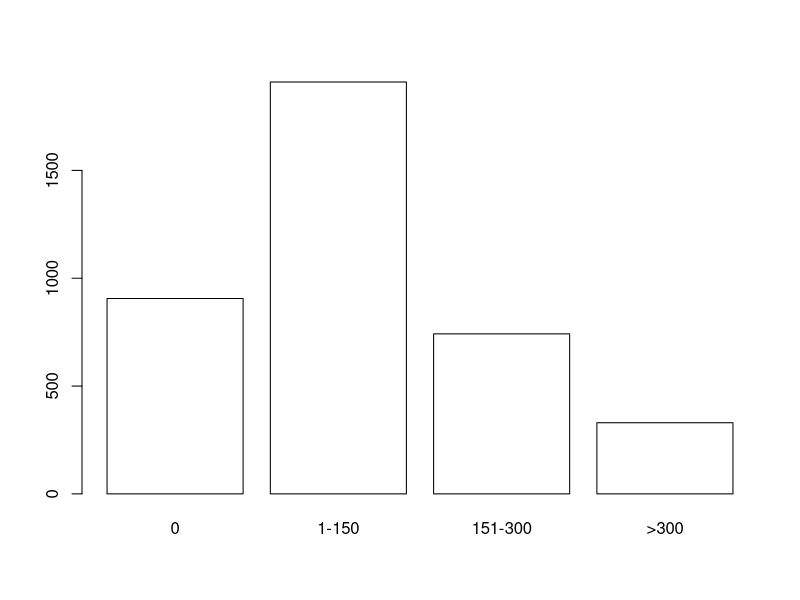
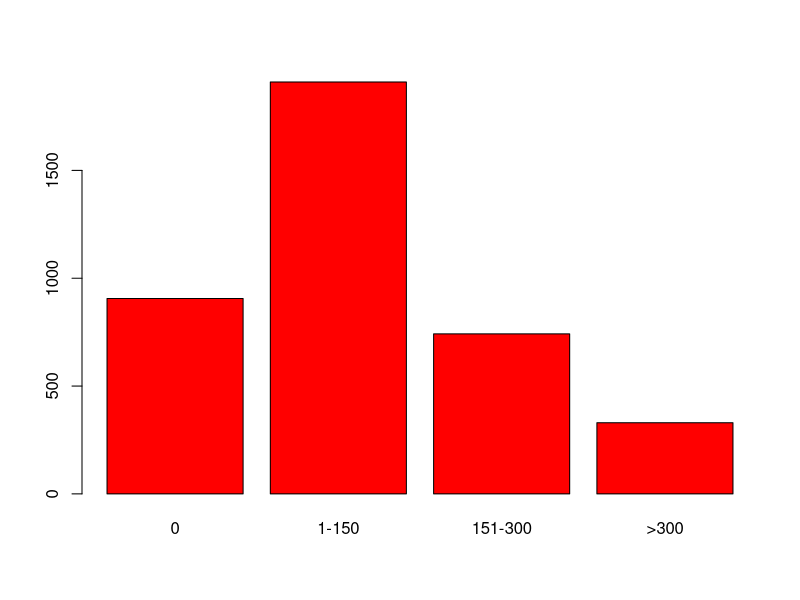
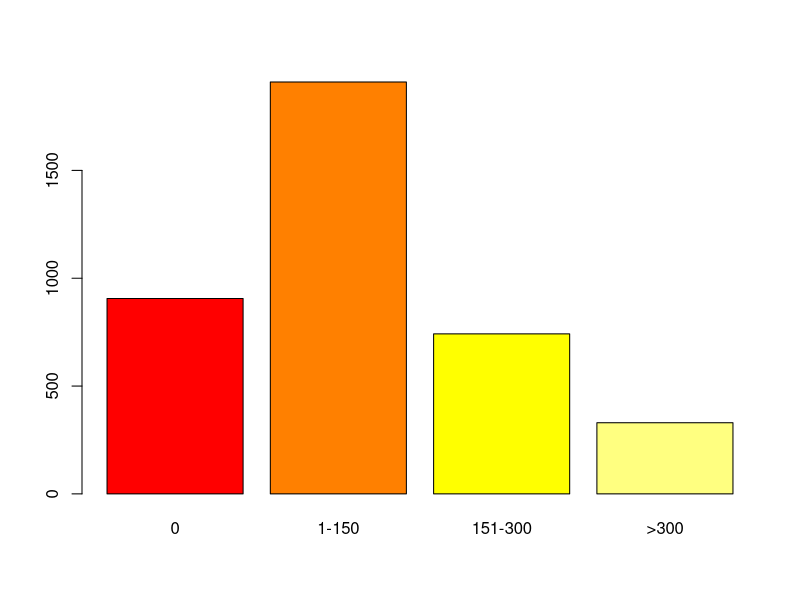
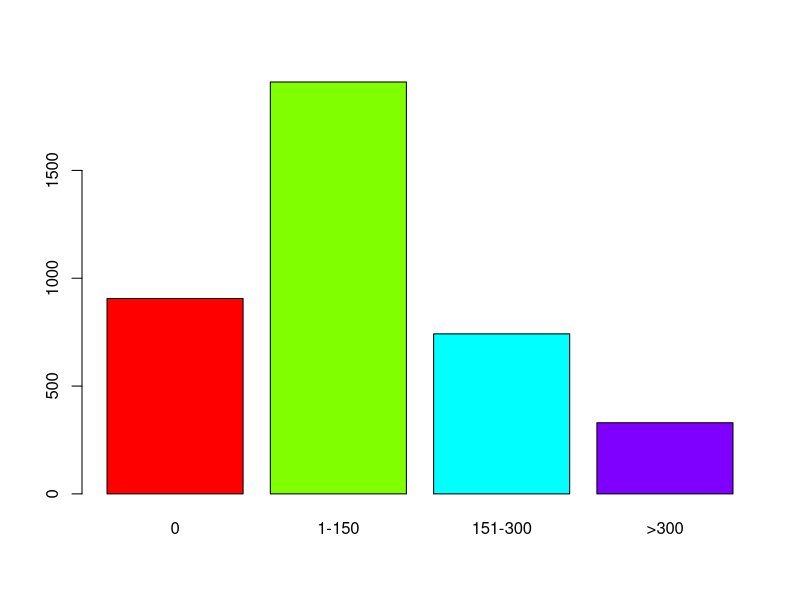
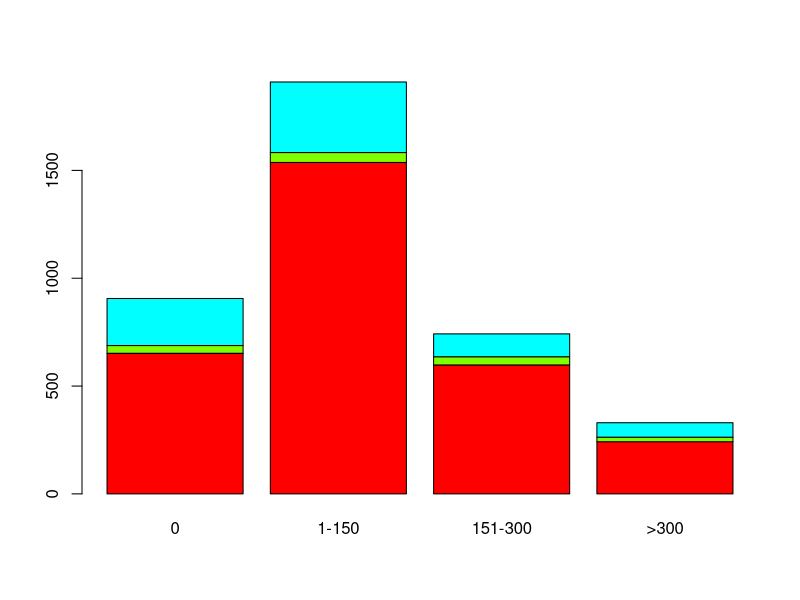
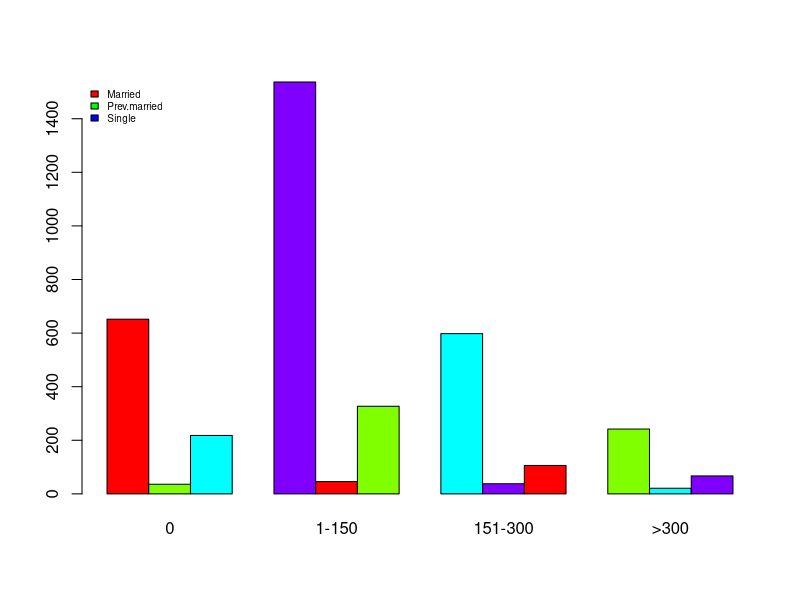
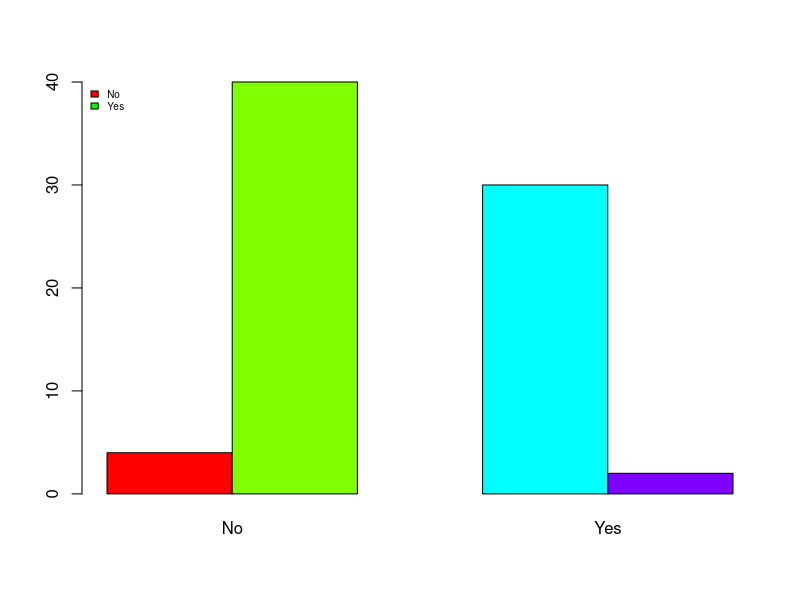
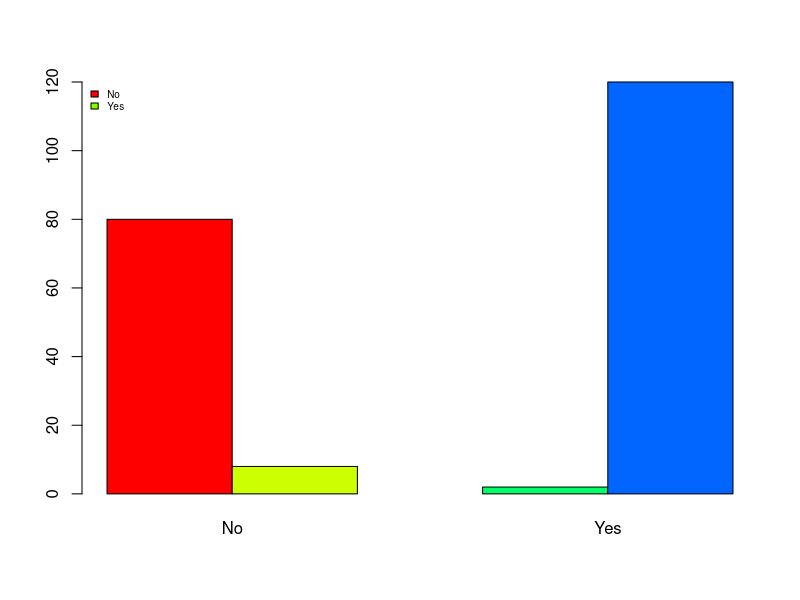

Write the R code that produced these figures, in order.
#Contoh Table
caff.marital <- matrix(c(652,1537,598,242,36,46,38,21,
218,327,106,67),nrow=3,byrow=T);caff.marital

##Penamaan kolom dari sebuah tabel
colnames(caff.marital) <- c("0","1-150","151-300",">300")

##Penamaan baris dari sebuah tabel
rownames(caff.marital) <- c("Married","Prev.married","Single")
caff.marital


#Marginal table
margin.table(caff.marital,1)
margin.table(caff.marital,2)

#Membuat proporsi tabel
prop.table(caff.marital,1)
prop.table(caff.marital,2)

#Membuat grafik berdasarkan tabel
total.caff <- margin.table(caff.marital,2)
barplot(total.caff, col="white")
barplot(total.caff, col="red")
barplot(total.caff, col=heat.colors(4))
barplot(total.caff, col=rainbow(4))
barplot(caff.marital, col=rainbow(4))
barplot(caff.marital,col=rainbow(4),beside=T)
legend("topleft",c("Married","Prev.married","Single"),
cex=0.6, bty="n", fill=rainbow(3))

#Chi-Square Dadu
freq = c(22,21,22,27,22,36)
probs=rep(1/6,6)
chisq.test(freq,p=probs)

#Chi-Square Huruf
x = c(100,110,80,55,14)
probs = c(29, 21, 17, 17, 16)/100
chisq.test(x,p=probs)

#Chi-Square Test of Independence -kasus1-
yesbelt = c(12813,647,359,42)
nobelt = c(65963,4000,2642,303)
chisq.test(data.frame(yesbelt,nobelt))

#Contoh Kasus -2-
dietH <- matrix(c(4,30,40,2),nrow=2,byrow=T)
colnames(dietH) <- c("No","Yes")
rownames(dietH) <- c("No","Yes");dietH

dietL <- matrix(c(80,2,8,120),nrow=2,byrow=T)
colnames(dietL) <- c("No","Yes")
rownames(dietL) <- c("No","Yes");dietL

barplot(dietH,col=rainbow(4),beside=T)
legend("topleft",c("No","Yes"),cex=0.6,bty="n", fill=rainbow(3))
NoCoke = c(4,30)
YesCoke = c(40,2)
chisq.test(data.frame(NoCoke,YesCoke))

barplot(dietL,col=rainbow(5),beside=T)
legend("topleft",c("No","Yes"),cex=0.6,bty="n", fill=rainbow(4))
NoCoke = c(80,2)
YesCoke = c(8,120)
chisq.test(data.frame(NoCoke,YesCoke))

#Contoh Kasus -3-
x = c(50,41,85)
probs = c(4, 3, 9)/16
chisq.test(x,p=probs)

#Contoh KAsus -4-
set.seed(1971)
die.fair = sample(1:6,200,p=c(1,1,1,1,1,1)/6,replace=T)
die.bias = sample(1:6,100,p=c(.5,.5,1,1,1,2)/6,replace=T)
res.fair = table(die.fair);res.bias = table(die.bias)
rbind(res.fair,res.bias)
chisq.test(rbind(res.fair,res.bias))
